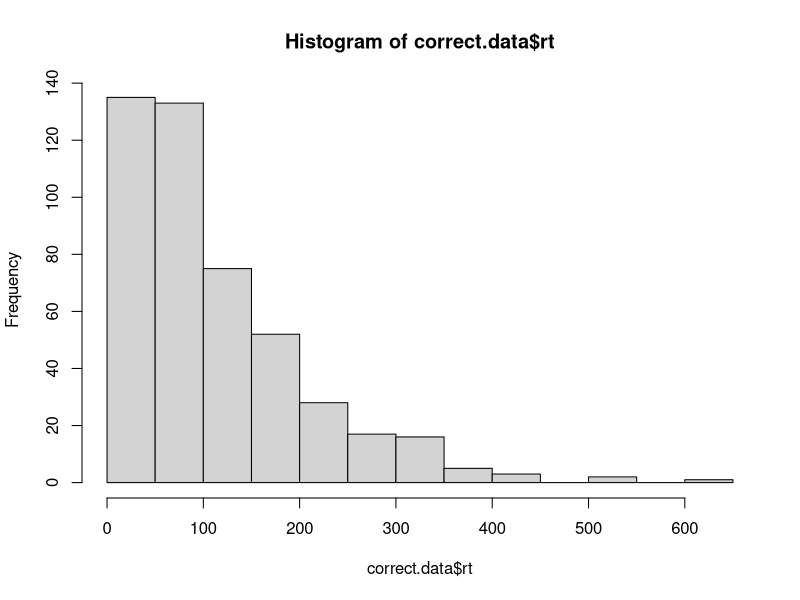
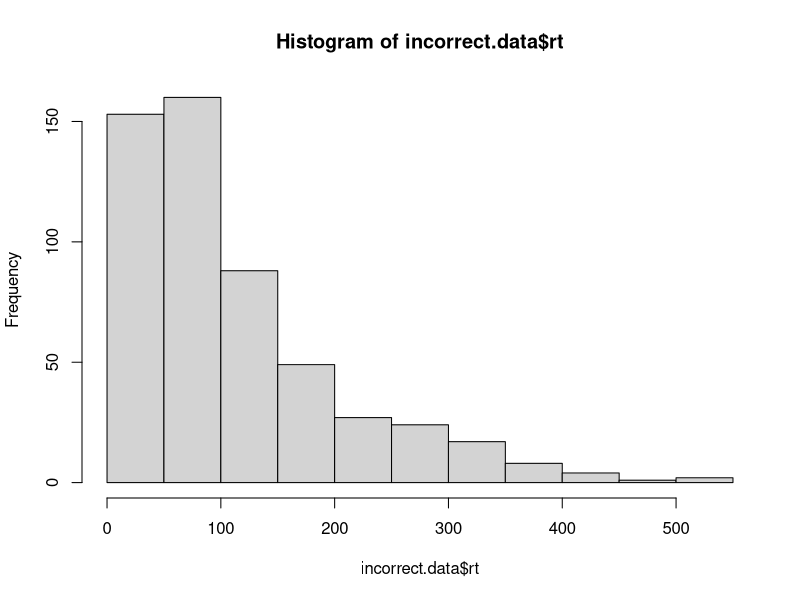

Here is the R script that generated these plots, in order:
# implement the model by filling in the function below
# the model should return a data frame with two columns: correct and rt
# the correct column should be TRUE or FALSE, and rt should contain the
# number of steps it took to reach the criterion.

# note that the function takes four arguments:
# samples is the number of samples to draw from the model
# drift is the drift rate (default value is 0)
# sdrw is the variability in the drift rate (default value is 0.3)
# criterion is the threshold for a response (default value is 3)

#negative = incorrect evidence accumulation

one.simulation <- function(drift, sdrw, criterion){
  internal.evidence <- 0
  num.samples <- 0 
  while(internal.evidence <= criterion && internal.evidence >= (-criterion)){
    num.samples <- num.samples + 1
    newval <- rnorm(1, drift, sdrw)
    internal.evidence <- internal.evidence + newval
  }
  return( c((internal.evidence > criterion), num.samples))
}

random.walk.model <- function(samples, drift=0, sdrw=0.3, criterion=3){
  data <- replicate(samples, one.simulation(drift, sdrw, criterion))
  accuracy.array <- data[1, 1:samples]
  rt.array <- data[2, 1:samples]
  output <- data.frame(
    correct = accuracy.array,
    rt = rt.array
  )
  return(output)
}

# test the model ####

# if the model is working correctly, then the line below should generate a data frame with 
# 1000 samples and about half of the samples should be correct. the average rt will probably
# be around 112, but might vary from that by a bit.

initial.test <- random.walk.model(1000)
sum(initial.test$correct) / length(initial.test$correct) # should be close to 0.5
mean(initial.test$rt) # should be about 112

# visualize the RT distributions ####

# we can use dplyr to filter the data and visualize the correct and incorrect RT distributions

library(dplyr)

correct.data <- initial.test %>% filter(correct==TRUE)
incorrect.data <- initial.test %>% filter(correct==FALSE)

hist(correct.data$rt)
hist(incorrect.data$rt)
